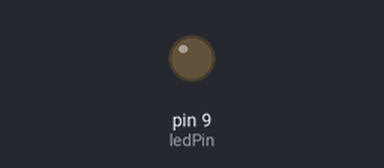
The sketch below on a simulated Arduino Uno, built with avr-gcc and run on an emulated ATmega328P. On the bench: output pins drawn as LEDs (lit = HIGH).

Above: at 0.1 s.
At 1.05 s:
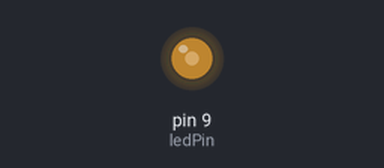
At 1.25 s:
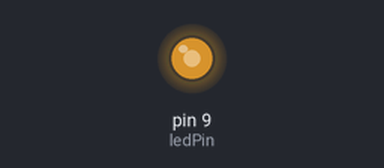
At 2.2 s:
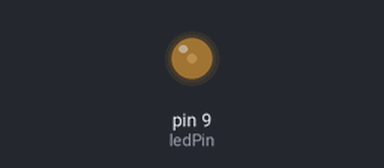
Timing chart, 0 to 6.4 s (numbered marks = the images above):
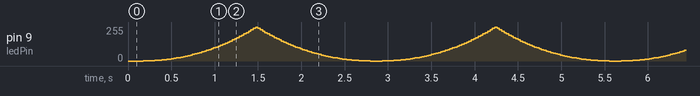

The sketch:

Elron_8mb_PWM.ino
```cpp
#include "Breath.h"


void setup() {
  breathBegin();
}

void loop() {
  breathUpdate();

}
```

Breath.cpp
```cpp
#include "Breath.h"
#include "Settings.h"

// ============================================================
//  Приватное состояние модуля (видно только внутри этого файла)
// ============================================================
namespace {

int           gBrightness     = 0;   // Текущая яркость 0..255
int           gDirection      = 1;   // +1 — разгорается, -1 — гаснет
unsigned long gPreviousMillis = 0;   // Момент последнего шага
unsigned long gInterval       = 30;  // мс между шагами (из kBreathSpeed)
uint8_t       gGammaLut[256];        // Таблица гамма-коррекции

}  // namespace

// ============================================================
//  Публичный интерфейс
// ============================================================

void breathBegin() {
  pinMode(ledPin, OUTPUT);

  // Таблицу гамма-коррекции строим один раз при старте.
  for (int i = 0; i < 256; i++) {
    float v = i / 255.0f;
    v = pow(v, kGamma);
    gGammaLut[i] = (uint8_t)(v * 255.0f + 0.5f);
  }

  // «Человеческую» скорость 0..100 переводим в миллисекунды на шаг.
  // 0 -> медленно (50 мс),  100 -> быстро (3 мс)
  gInterval = map(kBreathSpeed, 0, 100, 50, 3);
}

void breathUpdate() {
  unsigned long now = millis();
  if (now - gPreviousMillis < gInterval) return;  // ещё не время
  gPreviousMillis = now;

  analogWrite(ledPin, gGammaLut[gBrightness]);    // вывести с гамма-коррекцией

  gBrightness += kFadeAmount * gDirection;

  if (gBrightness >= kBrightnessMax) {
    gBrightness = kBrightnessMax;
    gDirection  = -1;
  } else if (gBrightness <= kBrightnessMin) {
    gBrightness = kBrightnessMin;
    gDirection  = 1;
  }
}
```

Breath.h
```cpp
#ifndef BREATH_H
#define BREATH_H

#include <Arduino.h>

// Инициализация модуля. Вызвать один раз в setup().
void breathBegin();

// Обновление состояния. Вызывать в loop() как можно чаще.
// Функция неблокирующая — возвращает управление сразу.
void breathUpdate();

#endif // BREATH_H
```

Settings.h
```cpp
#ifndef SETTINGS_H
#define SETTINGS_H

#include <Arduino.h>

// --- Аппаратные настройки ---
const int ledPin = 9;                 // ШИМ-вывод D9

// --- Настройки «дыхания» ---
const uint8_t kBreathSpeed = 50;      // 0..100: больше — быстрее
const int     kFadeAmount  = 5;       // Шаг яркости за один тик (1..255)

// --- Границы ШИМ ---
const int kBrightnessMin = 0;
const int kBrightnessMax = 255;

// --- Гамма-коррекция ---
const float kGamma = 2.2f;            // 1.0 — линейно, 2.2 — естественно для глаза

#endif // SETTINGS_H
```
